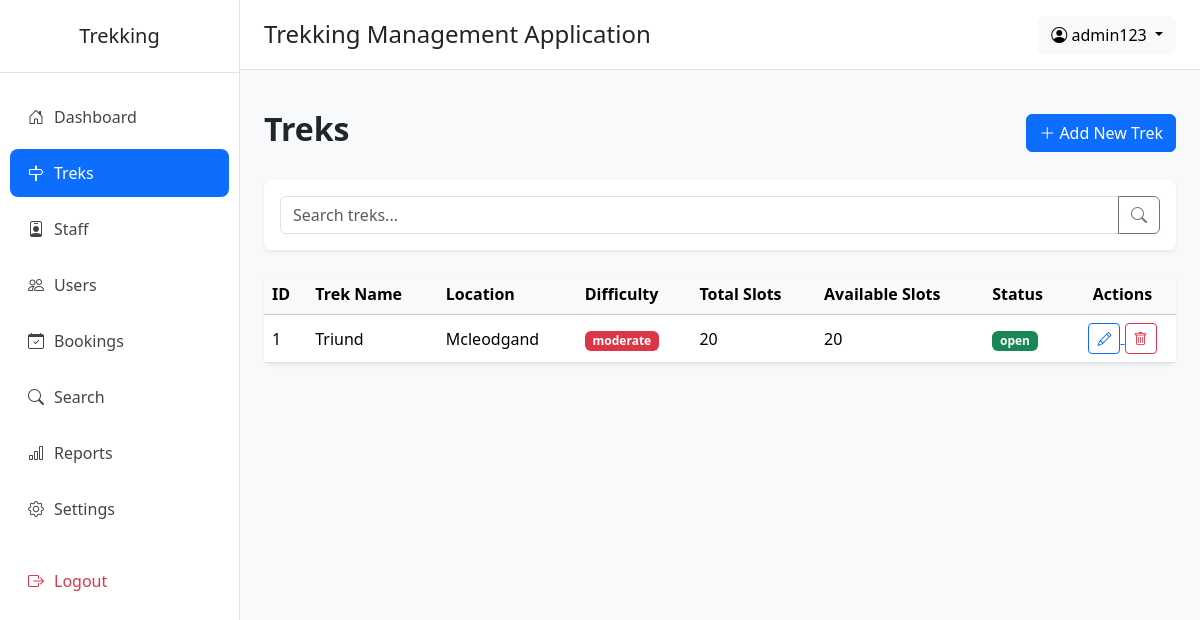
The app's page /admin/treks (signed in) with its own data.
### application/models.py (models this page shows)
class User(db.Model):
    __tablename__="users"
    id=db.Column(db.Integer(),primary_key=True,autoincrement=True)
    name=db.Column(db.String(),nullable=False)
    email=db.Column(db.String(),nullable=False,unique=True)
    password=db.Column(db.String(),nullable=False)
    contact=db.Column(db.String(),nullable=True)
    role=db.Column(db.String(),default="user")       # admin | user | staff
    status=db.Column(db.String(),default="active")   # active | blacklisted | pending | rejected
    created_at=db.Column(db.DateTime(),server_default=db.func.now())
    updated_at=db.Column(db.DateTime(),server_default=db.func.now(),onupdate=db.func.now())
    staff_profile = db.relationship(
        "Staff",
        backref="user",
        uselist=False,
        foreign_keys="Staff.userid"
    )
    bookings = db.relationship(
        "Booking",
        backref="user",
        cascade="all, delete-orphan"
    )

class Trek(db.Model):
    __tablename__="treks"
    id = db.Column(db.Integer(),primary_key=True)
    name = db.Column(db.String(),nullable=False)
    location = db.Column(db.String(),nullable=False)
    price=db.Column(db.Integer(),nullable=False)
    difficulty = db.Column(db.String(),nullable=False) # Easy | Medium | Hard
    duration_days = db.Column(db.Integer(),nullable=False)
    total_slots = db.Column(db.Integer(),nullable=False)
    avl_slots = db.Column(db.Integer(),nullable=False)
    assigned_staff_id = db.Column(db.Integer(),db.ForeignKey("staff.id"),nullable=True)
    status = db.Column(db.String(),default="open") #  open | closed | started | completed
    start_date = db.Column(db.DateTime(),nullable=False)
    end_date = db.Column(db.DateTime(),nullable=False)
    desc = db.Column(db.String(),nullable=True)
    created_by = db.Column(db.Integer(),db.ForeignKey("users.id"),nullable=False)
    created_at = db.Column(db.DateTime(),server_default=db.func.now())
    updated_at = db.Column(db.DateTime(),server_default=db.func.now(),onupdate=db.func.now())
    bookings = db.relationship(
        "Booking",
        backref="trek",
        cascade="all, delete-orphan"
    )

### application/admin_routes.py (the view)
@app.route("/admin/treks")
def admin_trek():
    this_admin=User.query.filter_by(id=session["admin_id"]).first()
    all_treks=Trek.query.all()
    return render_template("admin/admin_treks.html",this_admin=this_admin,all_treks=all_treks)

### templates/admin/admin_treks.html (shortened to what this page needs)
{% extends "admin/base.html" %}
{% block content %}
    <div class="d-flex justify-content-between align-items-center mb-4">
        <h2 class="fw-bold">Treks</h2>
        <a href="/trek/add">
            <button class="btn btn-primary">
            <i class="bi bi-plus-lg"></i>
            Add New Trek
        </button>
    </a>
    </div>
    <div class="card shadow-sm border-0 mb-4">
        <div class="card-body">
            <form action="/search/trek" method="post">
            <div class="input-group">
                <input
                    type="text"
                    name="text"
                    class="form-control"
                    placeholder="Search treks..."
                >
                <button class="btn btn-outline-secondary">
                    <i class="bi bi-search"></i>
                </button>
            </div>
            </form>
        </div>
    </div>
    <div class="card shadow-sm border-0">
        <div class="card-body p-0">
            <table class="table table-hover align-middle mb-0">
                <thead class="table-light">
                    <tr>
                        <th>ID</th>
                        <th>Trek Name</th>
                        <th>Location</th>
                        <th>Difficulty</th>
                        <th>Total Slots</th>
                        <th>Available Slots</th>
                        <th>Status</th>
                        <th class="text-center">Actions</th>
                    </tr>
                </thead>
                <tbody>
                    {% for t in all_treks %}
                    <tr>
                        <td>{{t.id}}</td>
                        <td>{{t.name}}</td>
                        <td>{{t.location}}</td>
                        <td>
                            <span class="badge bg-danger">
                                {{t.difficulty}}
                            </span>
                        </td>
                        <td>{{t.total_slots}}</td>
                        <td>{{t.avl_slots}}</td>
                        <td>
                            <span class="badge bg-success">
                                {{t.status}}
                            </span>
                        </td>
                        <td class="text-center">
                            <a href="/edit/trek/{{t.id}}">
                            <button class="btn btn-sm btn-outline-primary">
                                <i class="bi bi-pencil"></i>
                            </button>
                            </a>
                            <a href="/delete/trek/{{t.id}}">
                            <button class="btn btn-sm btn-outline-danger">
                                <i class="bi bi-trash"></i>
                            </button>
                            </a>
                        </td>
                    </tr>
                    {% endfor %}
                </tbody>
            </table>
        </div>
    </div>
{% endblock %}

### templates/admin/base.html (shortened to what this page needs)
<!DOCTYPE html>
<html lang="en">
<head>
    <link href="https://cdn.jsdelivr.net/npm/bootstrap@5.3.8/dist/css/bootstrap.min.css" rel="stylesheet">
    <link href="https://cdn.jsdelivr.net/npm/bootstrap-icons@1.11.3/font/bootstrap-icons.css" rel="stylesheet">
</head>
<body>
<div class="d-flex">
    <div class="sidebar">
        <h5 class="text-center py-4 border-bottom">
            Trekking
        </h5>
        <ul class="nav flex-column mt-3">
            <li class="nav-item">
                <a class="nav-link {% if request.path == '/admin/dashboard' %}active{% endif %}" href="/admin/dashboard">
                    <i class="bi bi-house-door"></i>Dashboard
                </a>
            </li>
            <li class="nav-item">
                <a class="nav-link {% if '/admin/trek' in request.path %}active{% endif %}" href="/admin/treks">
                    <i class="bi bi-signpost"></i>Treks
                </a>
            </li>
            <li class="nav-item">
                <a class="nav-link {% if '/admin/staff' in request.path %}active{% endif %}" href="/admin/staff">
                    <i class="bi bi-person-badge"></i>Staff
                </a>
            </li>
            <li class="nav-item">
                <a class="nav-link {% if '/admin/users' in request.path %}active{% endif %}" href="/admin/users">
                    <i class="bi bi-people"></i>Users
                </a>
            </li>
            <li class="nav-item">
                <a class="nav-link {% if '/admin/booking' in request.path %}active{% endif %}" href="/admin/all/booking">
                    <i class="bi bi-calendar-check"></i>Bookings
                </a>
            </li>
            <li class="nav-item">
                <a class="nav-link" href="/admin/search">
                    <i class="bi bi-search"></i>Search
                </a>
            </li>
            <li class="nav-item">
                <a class="nav-link" href="/admin/reports">
                    <i class="bi bi-bar-chart"></i>Reports
                </a>
            </li>
            <li class="nav-item">
                <a class="nav-link" href="/admin/settings">
                    <i class="bi bi-gear"></i>Settings
                </a>
            </li>
            <li class="nav-item mt-3">
                <a class="nav-link text-danger" href="/logout">
                    <i class="bi bi-box-arrow-right"></i>Logout
                </a>
            </li>
        </ul>
    </div>
    <div class="flex-grow-1">
        <nav class="navbar topbar px-4">
            <h4 class="mb-0">
                Trekking Management Application
            </h4>
            <div class="dropdown">
                <button class="btn btn-light dropdown-toggle"
                        data-bs-toggle="dropdown">
                    <i class="bi bi-person-circle"></i>
                    {{ this_admin.name }}
                </button>
            </div>
        </nav>
        <div class="container-fluid p-4">
            {% block content %}
            {% endblock %}
        </div>
    </div>
</div>
</body>
</html>

### templates/admin/base.html (style rules this page uses)
body { background:#f8f9fa; overflow-x:hidden; }
.sidebar { width:240px; min-height:100vh; background:#fff; border-right:1px solid #dee2e6; }
.sidebar .nav-link { color:#444; padding:12px 18px; border-radius:8px; margin:4px 10px; font-weight:500; transition:.3s; }
.sidebar .nav-link:hover, .sidebar .nav-link.active { background:#0d6efd; color:white; }
.sidebar i { margin-right:10px; }
.topbar { background:#fff; border-bottom:1px solid #dee2e6; height:70px; }

### records on screen
User: name "admin123"
Trek: id "1", name "Triund", location "Mcleodgand", difficulty "moderate", total_slots "20", avl_slots "20", status "open"
